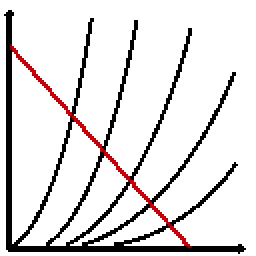
#> input picture src/resources/png/llc_128.png, 128 x 128 px (shown 2 times larger)
$ python process_tc_plot.py -i ../../../src/resources/png/llc_128.png
#> lines starting #> are read from the running program, lines starting #| are printed output that depends on the picture
def parse_args():
  import argparse
  prog = argparse.ArgumentParser(
    prog = "process_tc_plot_hybrid",
    description = "Hybrid A* Pathfinder & Manual Point Digitizer for vacuum tube transfer curves."
  )
  prog.add_argument(
    "--input-file",
    "-i",
    dest = "input_path",
    required = True
  )
  prog.add_argument(
    "--output-file",
    "-o",
    dest = "output_path",
    default = "extracted_curves.csv"
  )
  prog.add_argument(
    "--threshold",
    "-t",
    dest = "threshold",
    type = int,
    default = 180,
    help = "Grayscale threshold value (0-255) for binarization."
  )
  prog.add_argument(
    "--dot-size",
    "-d",
    dest = "dot_size",
    type = int,
    default = 1,
    choices = [1, 3],
    help = "Point size rendered on canvas in Manual Mode (1 or 3 px)."
  )
  prog.add_argument(
    "--show-binary",
    "-s",
    dest = "show_binary",
    default = False,
    action = "store_true"
  )
  args = prog.parse_args()
  return args

# [66 lines left out: functions resample_and_smooth_path, snap_to_nearest_ink, not called in this run]

if __name__ == "__main__":
  import cv2
  import numpy as np
  import heapq
  import csv

  args = parse_args()
  print(f"Using input file: {args.input_path}")
  print(f"Using output file: {args.output_path}")

  # Load image
  img = cv2.imread(args.input_path)
#> img is the input picture: shape (128, 128, 3); mean B, G, R 222.4, 222.2, 225.5
  if img is None:
    print("Error: Could not load image.")
    exit(1)

  gray = cv2.cvtColor(img, cv2.COLOR_BGR2GRAY)
  _, binary = cv2.threshold(gray, args.threshold, 255, cv2.THRESH_BINARY_INV)
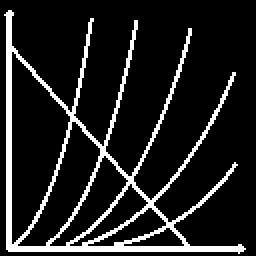
#> binary: shape (128, 128) (shown 2 times larger); 12.9% white in thin lines or dots

  if (args.show_binary):
    print("==== Pausing to show binary ====")
    print("Press ESC or 'c' to close and continue")
    exited = False
    cv2.imshow("Binary Transform", binary)
    while (not exited):
      exit_key = cv2.waitKey(20) & 0xFF
      if exit_key == 27 or exit_key == ord('c'):
        cv2.destroyAllWindows()
        exited = True

    print("==== Continuing ====")

  dist_transform = cv2.distanceTransform(binary, cv2.DIST_L2, 3)
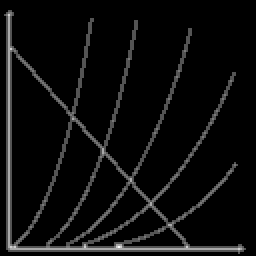
#> dist_transform: shape (128, 128) float32 (shown 2 times larger); min 0, max 2.87, mean 0.144; drawn with min black and max white
  max_dist = np.max(dist_transform)
#> max_dist = 2.87

  # [49 lines left out: function directional_astar, not called in this run]

  # Global State Variables
  mode = "CALIBRATION"
  tracing_submode = "ASTAR"  # "ASTAR" or "MANUAL"
  calib_points = []
  calib_data = {}

  points = []
  extracted_dataset = []

  # Undo/Resample State Tracking
  canvas_history = []  # Stack of canvas snapshots before each curve
  point_counts = []   # Track how many points each curve added for easy rollback

  canvas_before_waypoints = None
  last_raw_path = None
  last_vg_val = None

  canvas = img.copy()
  zoom_radius = 20

  # [171 lines left out: functions px_to_units, draw_point, process_and_draw_astar_curve, mouse_event, not called in this run]

  # Main Window Initialization
  cv2.namedWindow("Curve Tracer")
  cv2.namedWindow("Zoom")
  cv2.setMouseCallback("Curve Tracer", mouse_event)
  cv2.imshow("Curve Tracer", canvas)

  print("=== CALIBRATION MODE ===")
  print("Click 1: Bottom-Left Origin (X_min, Y_min)")

  while True:
    key = cv2.waitKey(20) & 0xFF
#> (key q is pressed here)

    # 'm' key toggles between A* Pathfinder and Manual mode
    if key == ord('m'):
      if mode == "TRACING":
        if tracing_submode == "ASTAR":
          tracing_submode = "MANUAL"
          print("\n>>> Switched to MANUAL TRACING MODE. (Left-click points, Right-click save)")
        else:
          tracing_submode = "ASTAR"
          print("\n>>> Switched to AUTOMATIC A* PATHFINDER MODE.")
        points = []

    # 'r' key removes/undoes the last committed curve
    if key == ord('r'):
      if not canvas_history or not point_counts:
        print("\nNo curves available to remove!")
      else:
        # Revert canvas to image state before the last curve
        canvas = canvas_history.pop()
        pts_to_remove = point_counts.pop()

        # Remove points from dataset
        extracted_dataset = extracted_dataset[:-pts_to_remove]

        cv2.imshow("Curve Tracer", canvas)
        print(f"\n--- REMOVED LAST CURVE ({pts_to_remove} points erased) ---")
        print(f"Total dataset now stands at {len(extracted_dataset)} points.\n")

    # 'b' key re-samples last A* trace
    if key == ord('b'):
      if last_raw_path is None or not canvas_history:
        print("\nNo previous A* curve to re-sample!")
      else:
        print(f"\n--- RE-SAMPLING LAST A* CURVE (Vg = {last_vg_val}) ---")
        new_spacing = float(input("Enter NEW point spacing interval in pixels: "))

        # Revert to last saved clean state
        canvas = canvas_history[-1].copy()
        pts_to_remove = point_counts.pop()
        extracted_dataset = extracted_dataset[:-pts_to_remove]

        process_and_draw_astar_curve(last_raw_path, last_vg_val, new_spacing)

    # ESC or 'q' to quit and save
    if key == 27 or key == ord('q'):
      break

  cv2.destroyAllWindows()

  # Output CSV
  if extracted_dataset:
    print(f"\nWriting {len(extracted_dataset)} total points to {args.output_path}...")
    with open(args.output_path, mode='w', newline='') as f:
      writer = csv.DictWriter(f, fieldnames=['Vg', 'Va', 'Ia', 'px', 'py'])
      writer.writeheader()
      writer.writerows(extracted_dataset)
    print("Data export complete!")
  else:
    print("No data collected. Exiting.")

$ run again, on src/resources/png/llc_64.png
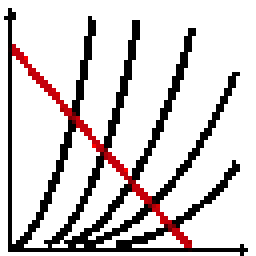
#> input picture src/resources/png/llc_64.png, 64 x 64 px (shown 4 times larger)
#> img is the input picture: shape (64, 64, 3); mean B, G, R 205.2, 204.9, 211
#> `_, binary = cv2.threshold(gray, args.threshold, 255, cv2.THRESH_BINARY..`:
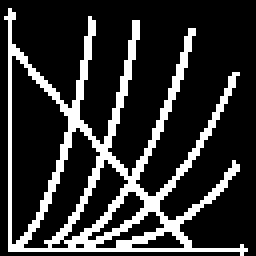
#> binary: shape (64, 64) (shown 4 times larger); 19.7% white in thin lines or dots
#> `dist_transform = cv2.distanceTransform(binary, cv2.DIST_L2, 3)`:
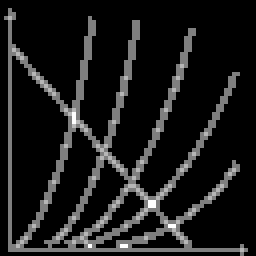
#> dist_transform: shape (64, 64) float32 (shown 4 times larger); min 0, max 1.91, mean 0.2; drawn with min black and max white
#> max_dist = 1.91
